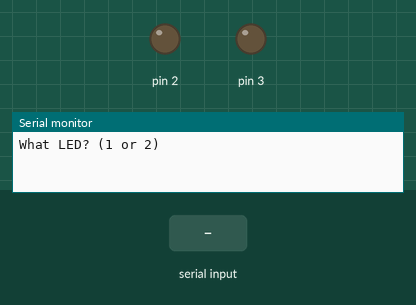
Simulated run of this sketch. Board: Arduino Uno, built with avr-gcc and run on an emulated ATmega328P. Parts: output pins drawn as LEDs (lit = HIGH), the last lines printed to the serial monitor. Inputs (shaded band) come from the test bench.

Above: at 1.2 s.
1.3 s: "1\n" received over Serial
2.8 s: "90,45\n" received over Serial
At 2.93 s:
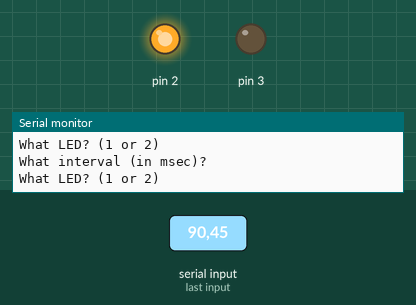
Timing chart, 0 to 11.8 s (numbered marks = the images above; inputs shaded):
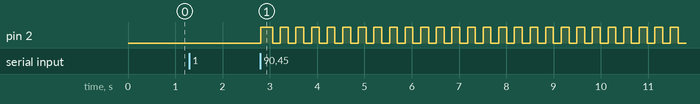

The sketch:

CMPE311Project2.ino
```cpp
// ===== Serial input buffer =====
String inputBuffer = "";  // builds up one line of typed input, character by character

// ===== LED timing state (one set per LED, so they can blink independently) =====
unsigned long currentLED1millis  = 0;
unsigned long currentLED2millis  = 0;
unsigned long previousLED1millis = 0;
unsigned long previousLED2millis = 0;

// ===== Configuration captured from the user =====
int getLED1Num   = 0;   // will be set to 1 once the user picks LED 1
int getLED2Num   = 0;   // will be set to 2 once the user picks LED 2
unsigned long getInterval1 = 0;   // blink interval for LED 1, in ms
unsigned long getInterval2 = 0;   // blink interval for LED 2, in ms

// ===== LED on/off state =====
bool LED1State = false;
bool LED2State = false;

// ===== Question-flow state machine flags =====
bool askedLED      = false;  // have we asked "What LED?" for the current round?
bool askedInterval = false;  // have we asked "What interval?" for the current round?

bool gotLine = true;  // true exactly when a full line of input just finished
int value;            // holds the number parsed from that completed line
int currentSelection = 0;  // which LED THIS round's interval answer belongs to (1 or 2)

typedef void (*TaskFunction)();

void askQuestions();
void serviceLED1();
void serviceLED2();
void changeFrequency1(int LEDNum, unsigned long LEDInterval);
void changeFrequency2(int LEDNum, unsigned long LEDInterval);
void blinkLED1(unsigned long LEDInterval);
void blinkLED2(unsigned long LEDInterval);
bool serialData(int &result);

// Function pointer array (the schedule)
TaskFunction taskTable[] = {
  askQuestions,
  serviceLED1,
  serviceLED2
};

const int NUM_TASKS = sizeof(taskTable) / sizeof(taskTable[0]);

void setup() {
  pinMode(2, OUTPUT);
  pinMode(3, OUTPUT);
  Serial.begin(9600);
}

void loop() {
  static int currentTask = 0;
  taskTable[currentTask]();
  currentTask = (currentTask + 1) % NUM_TASKS;
}

void askQuestions() {
    // Ask which LED, once per round.
  if (!askedLED) {
    Serial.println("What LED? (1 or 2)");
    askedLED = true;
  }

  // Try to read ONE completed line this pass through loop().
  value = 0;
  gotLine = serialData(value);

  if (gotLine) {
    if (!askedInterval) {
      // We were waiting for the LED number.
      if (value == 1) {
        getLED1Num = value;
        Serial.println("What interval (in msec)?");
        askedInterval = true;
        currentSelection = 1;
      } else if (value == 2) {
        getLED2Num = value;
        Serial.println("What interval (in msec)?");
        askedInterval = true;
        currentSelection = 2;
      }
    } else {
      // We were waiting for the interval — route it to whichever LED was picked.
      if (currentSelection == 1) {
        getInterval1 = value;
      } else if (currentSelection == 2) {
        getInterval2 = value;
      }

      // Reset the flow so the next completed line starts a fresh round
      // (new LED number), instead of being misread as another interval.
      askedLED      = false;
      askedInterval = false;
    }
  }
}

void serviceLED1() {
    // Keep blinking whichever LED(s) have been fully configured.
  if (getLED1Num == 1 && getInterval1 > 0) {
    changeFrequency1(getLED1Num, getInterval1);
  }
}

void serviceLED2() {
  if (getLED2Num == 2 && getInterval2 > 0) {
    changeFrequency2(getLED2Num, getInterval2);
  }
}

// Starts/updates blinking on LED 1, only if LED 1 was the one selected.
void changeFrequency1(int LEDNum, unsigned long LEDInterval) {
  if (LEDNum == 1) {
    blinkLED1(LEDInterval);
  }
}

// Starts/updates blinking on LED 2, only if LED 2 was the one selected.
void changeFrequency2(int LEDNum, unsigned long LEDInterval) {
  if (LEDNum == 2) {
    blinkLED2(LEDInterval);
  }
}

// Non-blocking blink for LED 1 (pin 2), using its own timestamp so it
// doesn't interfere with LED 2's timing.
void blinkLED1(unsigned long LEDInterval) {
  currentLED1millis = millis();

  if (currentLED1millis >= previousLED1millis + LEDInterval) {
    LED1State = !LED1State;
    digitalWrite(2, LED1State);
    previousLED1millis = currentLED1millis;
  }
}

// Non-blocking blink for LED 2 (pin 3), using its own timestamp so it
// doesn't interfere with LED 1's timing.
void blinkLED2(unsigned long LEDInterval) {
  currentLED2millis = millis();

  if (currentLED2millis >= previousLED2millis + LEDInterval) {
    LED2State = !LED2State;
    digitalWrite(3, LED2State);
    previousLED2millis = currentLED2millis;
  }
}

// Reads at most ONE character per call. Only returns true on the exact
// call where it reads '\n' — at that point the full line is complete,
// so it converts the buffered text to an int and clears the buffer.
bool serialData(int &result) {
  if (Serial.available() > 0) {
    char incomingChar = Serial.read();

    if (incomingChar == '\n') {
      result = inputBuffer.toInt();
      inputBuffer = "";
      return true;
    } else {
      inputBuffer += incomingChar;  // keep building the line
    }
  }
  return false;
}
```

Measured:
- after the input at 2.8 s, pin 2: LOW → HIGH at once, then repeats every 0.33 s: LOW 0.16 s, HIGH 0.16 s
